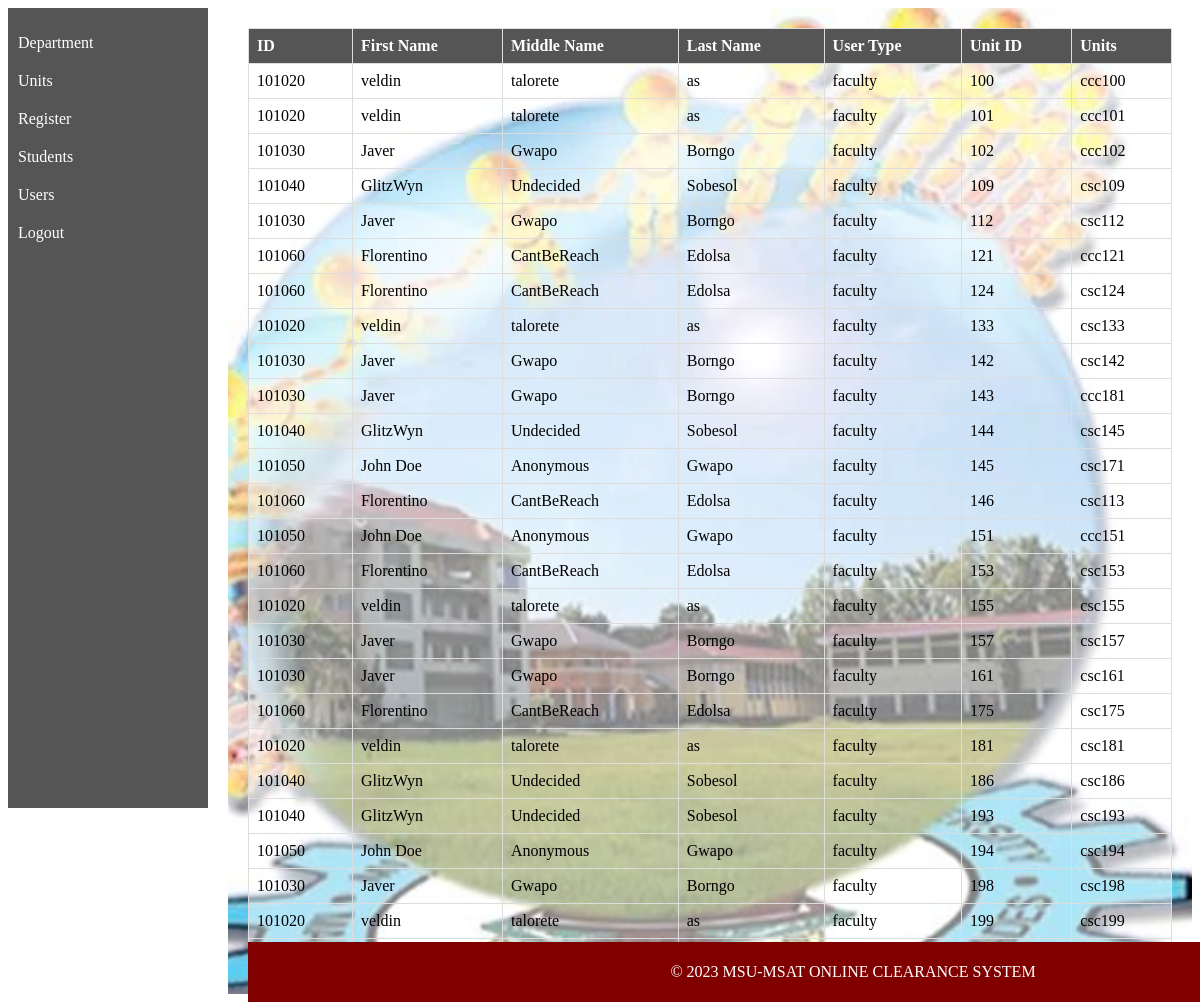
The page /department.php on the database its author committed.
### tables this page shows
CREATE TABLE `register` (
  `id` int(20) NOT NULL,
  `first_name` varchar(50) NOT NULL,
  `middle_name` varchar(40) NOT NULL,
  `last_name` varchar(30) NOT NULL,
  `usertype` varchar(40) NOT NULL,
  `password` varchar(30) NOT NULL
);

CREATE TABLE `units` (
  `id` int(20) NOT NULL,
  `unit_id` int(20) NOT NULL,
  `units` varchar(20) NOT NULL
);

### department.php (the view, shortened to what this page needs)
<?php
include 'sidebar.php';
?>
<?php
$servername = "localhost";
$username = "root";
$password = "";
$dbname = "clearance_system";
$conn = new mysqli($servername, $username, $password, $dbname);
$sql = "SELECT r.id, r.first_name, r.middle_name, r.last_name, r.usertype, u.unit_id, u.units
        FROM register r
        LEFT JOIN units u ON r.id = u.id
        WHERE r.usertype = 'faculty'";
$result = $conn->query($sql);
if ($result->num_rows > 0) {
    echo "<table border='1'>
            <tr>
                <th>ID</th>
                <th>First Name</th>
                <th>Middle Name</th>
                <th>Last Name</th>
                <th>User Type</th>
                <th>Unit ID</th>
                <th>Units</th>
            </tr>";
    while ($row = $result->fetch_assoc()) {
        echo "<tr>
                <td>{$row['id']}</td>
                <td>{$row['first_name']}</td>
                <td>{$row['middle_name']}</td>
                <td>{$row['last_name']}</td>
                <td>{$row['usertype']}</td>
                <td>{$row['unit_id']}</td>
                <td>{$row['units']}</td>
            </tr>";
    }
    echo "</table>";
} else {
    echo "No faculty members found.";
}
?>
<!DOCTYPE html>
<html>
<head>
</head>
<?php
include 'footer.php';
?>

### sidebar.php (shortened to what this page needs)
<aside style="background-color: #555; color: #fff; width: 200px; height: 100vh; float: left;">
    <section class="sidebar">
    <ul class="sidebar-menu" style="list-style: none; padding: 0;">
        <li class="treeview">
            <a href="department.php" style="text-decoration: none; color: #fff; display: block; padding: 10px;">
                <i class="fa fa-dashboard"></i><span>Department</span>
            </a>
            <a href="units.php" style="text-decoration: none; color: #fff; display: block; padding: 10px;">
                <i class="fa fa-dashboard"></i><span>Units</span>
            </a>
           <a href="register.php" style="text-decoration: none; color: #fff; display: block; padding: 10px;">
                <i class="fa fa-dashboard"></i><span>Register</span>
            </a>
            <a href="students.php" style="text-decoration: none; color: #fff; display: block; padding: 10px;">
                <i class="fa fa-dashboard"></i><span>Students</span>
            </a>
            <a href="users.php" style="text-decoration: none; color: #fff; display: block; padding: 10px;">
                <i class="fa fa-dashboard"></i><span>Users</span>
            </a>
            <a href="logout.php" style="text-decoration: none; color: #fff; display: block; padding: 10px;">
                <i class="fa fa-dashboard"></i><span>Logout</span>
            </a>
        </li>
    </ul>
</section>
</aside>
<main style="margin-left: 220px; padding: 20px;">

### footer.php
    <footer style="background-color: maroon; color: white; padding: 5px; text-align: center; position: fixed; bottom: 0; width: 100%;">
        <p>&copy; <?php echo date("Y"); ?> MSU-MSAT ONLINE CLEARANCE SYSTEM</p>
    </footer>
</body>
</html>

### department.php (style rules this page uses)
main { background-image: url('msupic.jpg'); background-size: cover; background-attachment: fixed; color: #fff; padding: 20px; }
table { border-collapse: collapse; width: 100%; background-color: rgba(255, 255, 255, 0.5); }
th, td { border: 1px solid #ddd; padding: 8px; text-align: left; }
th { background-color: #555; color: #fff; }

### rows shown on the page
register: id "101020", first_name "veldin", middle_name "talorete", last_name "as", usertype "faculty", units.unit_id "100", units.units "ccc100", units.unit_id "101", units.units "ccc101", units.unit_id "133", units.units "csc133", units.unit_id "155", units.units "csc155", units.unit_id "181", units.units "csc181", units.unit_id "199", units.units "csc199"
register: id "101030", first_name "Javer", middle_name "Gwapo", last_name "Borngo", usertype "faculty", units.unit_id "102", units.units "ccc102", units.unit_id "112", units.units "csc112", units.unit_id "142", units.units "csc142", units.unit_id "143", units.units "ccc181", units.unit_id "157", units.units "csc157", units.unit_id "161", units.units "csc161", units.unit_id "198", units.units "csc198"
register: id "101040", first_name "GlitzWyn", middle_name "Undecided", last_name "Sobesol", usertype "faculty", units.unit_id "109", units.units "csc109", units.unit_id "144", units.units "csc145", units.unit_id "186", units.units "csc186", units.unit_id "193", units.units "csc193"
register: id "101060", first_name "Florentino", middle_name "CantBeReach", last_name "Edolsa", usertype "faculty", units.unit_id "121", units.units "ccc121", units.unit_id "124", units.units "csc124", units.unit_id "146", units.units "csc113", units.unit_id "153", units.units "csc153", units.unit_id "175", units.units "csc175"
register: id "101050", first_name "John Doe", middle_name "Anonymous", last_name "Gwapo", usertype "faculty", units.unit_id "145", units.units "csc171", units.unit_id "151", units.units "ccc151", units.unit_id "194", units.units "csc194"
